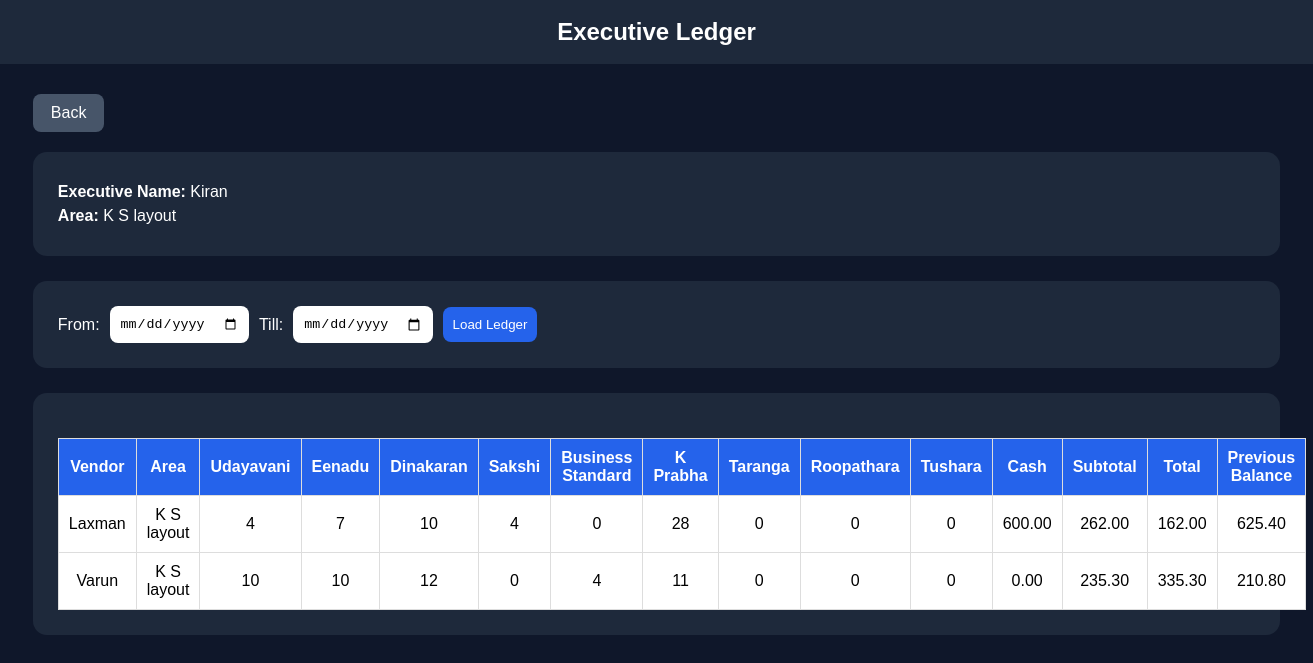
Page /executive-ledger-page/ (signed in) on the committed database.
### core/models.py (models this page shows, shortened)
class Executive(models.Model):
    name = models.CharField(max_length=100)
    phone = models.CharField(max_length=20, unique=True)
    password = models.CharField(max_length=100, default="demo@123")
    area = models.ForeignKey(Area, on_delete=models.CASCADE, related_name="executives")
    is_active = models.BooleanField(default=True)

class Area(models.Model):
    name = models.CharField(max_length=100, unique=True)
    is_active = models.BooleanField(default=True)

class Vendor(models.Model):
    name = models.CharField(max_length=100)
    phone = models.CharField(max_length=20, unique=True)
    password = models.CharField(max_length=100, default="demo@123")
    area = models.ForeignKey(Area, on_delete=models.CASCADE, related_name="vendors")
    opening_balance = models.DecimalField(max_digits=12, decimal_places=2, default=0)
    is_active = models.BooleanField(default=True)

### core/views.py (the view)
# urls.py: path("executive-ledger-page/", views.executive_ledger_page, name="executive_ledger_page"),
def executive_ledger_page(request):
    if not request.session.get("executive_id"):
        return redirect("executive_login")
    executive = get_object_or_404(
        Executive.objects.select_related("area"),
        id=request.session["executive_id"]
    )
    from_date = request.GET.get("from_date")
    to_date = request.GET.get("to_date")
    vendors = Vendor.objects.filter(
        executive_mappings__executive=executive,
        executive_mappings__is_active=True,
        is_active=True
    ).distinct().order_by("name")
    data = []
    grand_total = Decimal("0.00")
    for vendor in vendors:
        all_indents = DailyIndent.objects.filter(vendor=vendor).prefetch_related(
            "newspaper_items__newspaper",
            "magazine_items__magazine"
        ).order_by("date")
        filtered_indents = all_indents
        if from_date:
            filtered_indents = filtered_indents.filter(date__gte=from_date)
        if to_date:
            filtered_indents = filtered_indents.filter(date__lte=to_date)
        paper_counts = {
            "udayavani": 0,
            "eenadu": 0,
            "dinakaran": 0,
            "sakshi": 0,
            "business_standard": 0,
            "k_prabha": 0,
            "taranga": 0,
            "roopathara": 0,
            "tushara": 0,
        }
        balance = Decimal(vendor.opening_balance or 0)
        previous_balance = balance
        for indent in all_indents:
            day_subtotal = indent.total_amount()
            day_cash = Decimal(indent.cash_collected or 0)
            previous_balance = balance
            balance = balance + day_subtotal - day_cash
        present_subtotal = Decimal("0.00")
        vendor_cash = Decimal("0.00")
        for indent in filtered_indents:
            vendor_cash += Decimal(indent.cash_collected or 0)
            present_subtotal += indent.total_amount()
            for item in indent.newspaper_items.all():
                key = item.newspaper.name.lower().strip().replace(" ", "_")
                if key in paper_counts:
                    paper_counts[key] += item.quantity
            for item in indent.magazine_items.all():
                key = item.magazine.name.lower().strip().replace(" ", "_")
                if key in paper_counts:
                    paper_counts[key] += item.quantity
        data.append({
            "vendor_name": vendor.name,
            "area": vendor.area.name if vendor.area else "",
            "udayavani": paper_counts["udayavani"],
            "eenadu": paper_counts["eenadu"],
            "dinakaran": paper_counts["dinakaran"],
            "sakshi": paper_counts["sakshi"],
            "business_standard": paper_counts["business_standard"],
            "k_prabha": paper_counts["k_prabha"],
            "taranga": paper_counts["taranga"],
            "roopathara": paper_counts["roopathara"],
            "tushara": paper_counts["tushara"],
            "previous_balance": previous_balance,
            "cash": vendor_cash,
            "subtotal": present_subtotal,
            "total": balance,
        })
        grand_total += balance
    return render(request, "core/executive_ledger_page.html", {
        "executive": executive,
        "data": data,
        "from_date": from_date,
        "to_date": to_date,
        "grand_total": grand_total,
    })

### core/models.py (called while the page is built)
    def total_amount(self):
        total = Decimal("0.00")
        for item in self.newspaper_items.all():
            total += item.line_amount()
        for item in self.magazine_items.all():
            total += item.line_amount()
        return total

    def net_quantity(self):
        return max(self.quantity - self.returned_quantity, 0)

    def line_amount(self):
        day_number = self.daily_indent.date.weekday()  # 0 Monday ... 6 Sunday
        price = self.newspaper.weekend_price if day_number in [5, 6] else self.newspaper.weekday_price
        return Decimal(self.net_quantity()) * Decimal(price)

### core/templates/core/executive_ledger_page.html (shortened to what this page needs)
<!DOCTYPE html>
<html>
<head>
</head>
<body>
<div class="header">Executive Ledger</div>
<div class="container">
    <a href="{% url 'daily_indent' %}" class="back-btn">Back</a>
    <div class="card info">
        <p><strong>Executive Name:</strong> {{ executive.name }}</p>
        <p><strong>Area:</strong> {{ executive.area.name }}</p>
    </div>
    <div class="card">
        <form method="GET" class="filter-box">
            <label>From:</label>
            <input type="date" name="from_date" value="{{ from_date }}">
            <label>Till:</label>
            <input type="date" name="to_date" value="{{ to_date }}">
            <button type="submit">Load Ledger</button>
        </form>
    </div>
    <div class="card">
        <table>
            <tr>
                <th>Vendor</th>
                <th>Area</th>
                <th>Udayavani</th>
                <th>Eenadu</th>
                <th>Dinakaran</th>
                <th>Sakshi</th>
                <th>Business Standard</th>
                <th>K Prabha</th>
                <th>Taranga</th>
                <th>Roopathara</th>
                <th>Tushara</th>
                <th>Cash</th>
                <th>Subtotal</th>
                <th>Total</th>
                <th>Previous Balance</th>
            </tr>
            {% for row in data %}
            <tr>
                <td>{{ row.vendor_name }}</td>
                <td>{{ row.area }}</td>
                <td>{{ row.udayavani }}</td>
                <td>{{ row.eenadu }}</td>
                <td>{{ row.dinakaran }}</td>
                <td>{{ row.sakshi }}</td>
                <td>{{ row.business_standard }}</td>
                <td>{{ row.k_prabha }}</td>
                <td>{{ row.taranga }}</td>
                <td>{{ row.roopathara }}</td>
                <td>{{ row.tushara }}</td>
                <td>{{ row.cash }}</td>
                <td>{{ row.subtotal }}</td>
                <td>{{ row.total }}</td>
                <td>{{ row.previous_balance }}</td>
            </tr>
            {% empty %}
            <tr>
                <td colspan="14">No data found</td>
            </tr>
            {% endfor %}
        </table>
    </div>
</div>
</body>
</html>

### core/templates/core/executive_ledger_page.html (style rules this page uses)
body { margin:0; font-family:Arial; background:#0f172a; color:white; }
.header { background:#1e293b; padding:18px; text-align:center; font-size:24px; font-weight:bold; }
.container { width:95%; max-width:1500px; margin:30px auto; }
.card { background:#1e293b; padding:25px; border-radius:14px; margin-bottom:25px; }
.filter-box { display:flex; gap:10px; flex-wrap:wrap; align-items:center; }
input, button { padding:10px; border:none; border-radius:8px; }
button { background:#2563eb; color:white; cursor:pointer; }
table { width:100%; border-collapse:collapse; background:white; color:black; margin-top:20px; }
th, td { border:1px solid #ddd; padding:10px; text-align:center; }
th { background:#2563eb; color:white; }
.back-btn { display:inline-block; margin-bottom:20px; padding:10px 18px; background:#475569; color:white; text-decoration:none; border-radius:8px; }
.info p { margin:6px 0; }

### rows in the picture
Executive: name "Kiran", area.name "K S layout"
Vendor: vendor_name "Laxman"
Area: area "K S layout" "K S layout"
Vendor: vendor_name "Varun"

### other values in the picture
{{ row.udayavani }} "4" "10"
{{ row.eenadu }} "7" "10"
{{ row.dinakaran }} "10" "12"
{{ row.sakshi }} "4" "0"
{{ row.business_standard }} "0" "4"
{{ row.k_prabha }} "28" "11"
{{ row.taranga }} "0" "0"
{{ row.roopathara }} "0" "0"
{{ row.tushara }} "0" "0"
{{ row.cash }} "600.00" "0.00"
{{ row.subtotal }} "262.00" "235.30"
{{ row.total }} "162.00" "335.30"
{{ row.previous_balance }} "625.40" "210.80"
